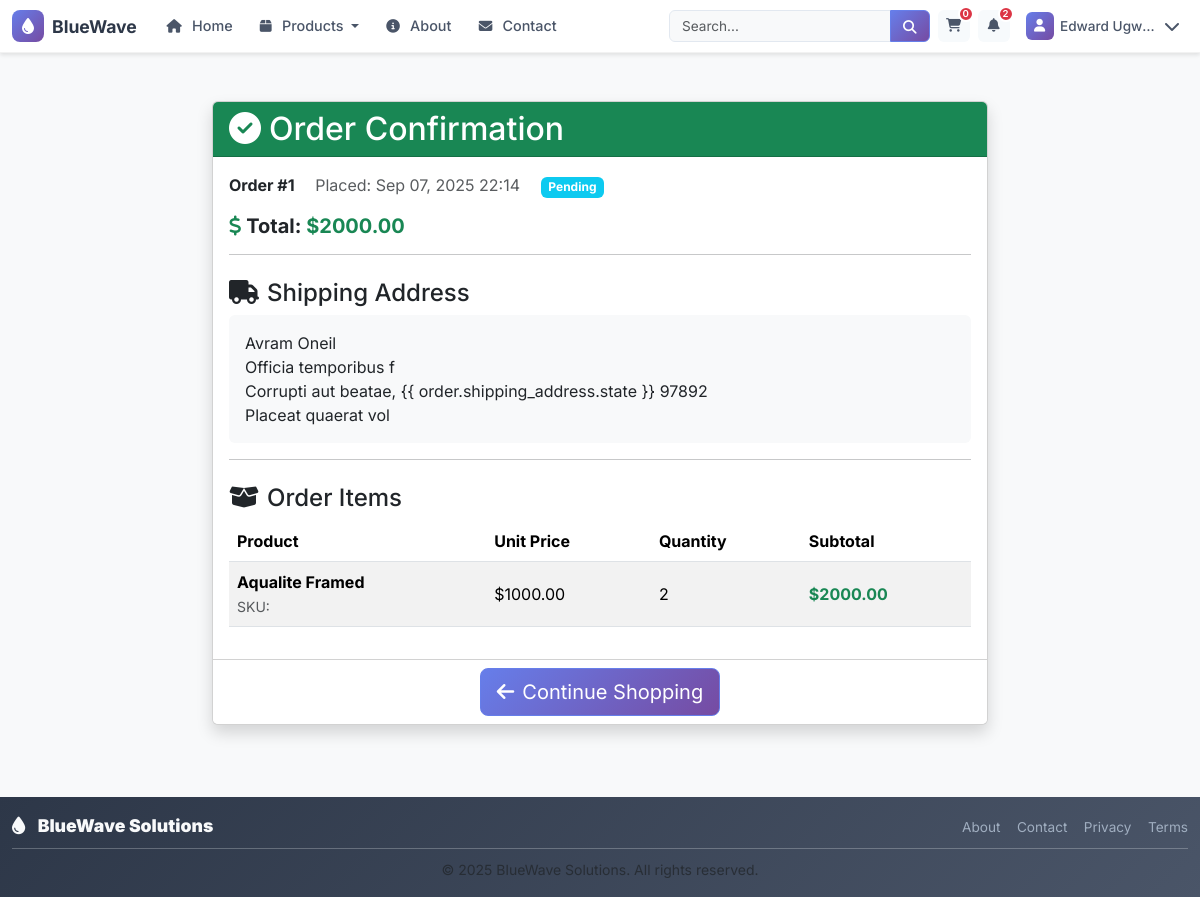
Page /orders/1/ (signed in) on the committed database.
### accounts/models.py (models this page shows, shortened)
class CustomUser(AbstractUser):
    email = models.EmailField(
        verbose_name="email address",
        unique=True,
        help_text="Required. Enter a valid email address."
    )
    groups = models.ManyToManyField(
        Group,
        verbose_name="groups",
        blank=True,
        help_text="The groups this user belongs to.",
        related_name="customuser_set",
        related_query_name="customuser",
    )
    user_permissions = models.ManyToManyField(
        Permission,
        verbose_name="user permissions",
        blank=True,
        help_text="Specific permissions for this user.",
        related_name="customuser_permissions_set",
        related_query_name="customuser_permission",
    )
    USERNAME_FIELD = 'email'
    REQUIRED_FIELDS = ['username']  # Required when creating superuser via createsuperuser
    class Meta:
        verbose_name = "User"
        verbose_name_plural = "Users"

### orders/models.py (models this page shows, shortened)
class Order(models.Model):
    STATUS_CHOICES = [
        ("pending", "Pending"),
        ("paid", "Paid"),
        ("shipped", "Shipped"),
        ("completed", "Completed"),
        ("cancelled", "Cancelled"),
        ("refunded", "Refunded"),
    ]
    user = models.ForeignKey(settings.AUTH_USER_MODEL, on_delete=models.CASCADE, related_name="orders")
    created_at = models.DateTimeField(auto_now_add=True)
    status = models.CharField(max_length=20, choices=STATUS_CHOICES, default="pending")
    total_amount = models.DecimalField(max_digits=12, decimal_places=2, default=0)
    shipping_address = models.JSONField(blank=True, null=True)
    billing_address = models.JSONField(blank=True, null=True)
    metadata = models.JSONField(blank=True, null=True)
    class Meta:
        ordering = ("-created_at",)

class OrderItem(models.Model):
    order = models.ForeignKey(Order, on_delete=models.CASCADE, related_name="items")
    product = models.ForeignKey(Product, on_delete=models.PROTECT)
    quantity = models.PositiveIntegerField(default=1)
    unit_price = models.DecimalField(max_digits=12, decimal_places=2)
    line_total = models.DecimalField(max_digits=12, decimal_places=2)

### products/models.py (models this page shows, shortened)
class Product(models.Model):
    PRODUCT_TYPES = [
        ('desalination_unit', 'Desalination Unit'),
        ('accessory', 'Accessory'),
        ('replacement_part', 'Replacement Part'),
    ]
    name = models.CharField(max_length=200)
    description = models.TextField()
    product_category = models.ForeignKey(ProductCategory, on_delete=models.CASCADE, related_name='products')
    price = models.DecimalField(max_digits=10, decimal_places=2)
    product_type = models.CharField(max_length=20, choices=PRODUCT_TYPES, default='desalination_unit')
    capacity_gallons_per_day = models.IntegerField(null=True, blank=True, help_text="Water production capacity per day")
    power_consumption_watts = models.IntegerField(null=True, blank=True, help_text="Power consumption in watts")
    dimensions = models.CharField(max_length=100, blank=True, help_text="L x W x H in inches")
    weight_pounds = models.DecimalField(max_digits=6, decimal_places=2, null=True, blank=True)
    co2_savings_per_year = models.DecimalField(max_digits=8, decimal_places=2, null=True, blank=True, help_text="CO2 savings in kg per year")
    energy_source = models.CharField(max_length=50, default="Solar", help_text="Primary energy source")
    stock_quantity = models.IntegerField(default=0)
    is_active = models.BooleanField(default=True)
    is_featured = models.BooleanField(default=False)
    image = models.ImageField(upload_to='products/', null=True, blank=True)
    created_at = models.DateTimeField(auto_now_add=True)
    updated_at = models.DateTimeField(auto_now=True)
    class Meta:
        ordering = ['-created_at']

### orders/views.py (the view)
# urls.py: path('<int:order_id>/', views.order_detail, name='order_detail'),
@login_required
def order_detail(request, order_id):
    order = get_object_or_404(Order, id=order_id, user=request.user)
    context = {
        'order': order,
        'page_title': f'Order #{order.id}'
    }
    return render(request, 'orders/order_detail.html', context)

### templates/orders/order_detail.html (shortened to what this page needs)
{% extends "base.html" %}
{% block content %}
<div class="container py-5">
  <div class="row justify-content-center">
    <div class="col-lg-8">
      <div class="card shadow mb-4">
        <div class="card-header bg-success text-white">
          <h2 class="mb-0">
            <i class="fas fa-check-circle me-2"></i>Order Confirmation
          </h2>
        </div>
        <div class="card-body">
          <div class="mb-3">
            <span class="fw-bold">Order #{{ order.id }}</span>
            <span class="ms-3 text-muted"
              >Placed: {{ order.created_at|date:"M d, Y H:i" }}</span
            >
            <span class="badge bg-info ms-3"
              >{{ order.get_status_display }}</span
            >
          </div>
          <div class="mb-3">
            <h5 class="fw-bold">
              <i class="fas fa-dollar-sign text-success"></i>
              Total:
              <span class="text-success"
                >${{ order.total_amount|floatformat:2 }}</span
              >
            </h5>
          </div>
          <hr />
          <h4 class="mt-4 mb-2">
            <i class="fas fa-truck me-2"></i>Shipping Address
          </h4>
          <div class="bg-light rounded p-3 mb-3">
            <div>{{ order.shipping_address.name }}</div>
            <div>{{ order.shipping_address.address }}</div>
            <div>
              {{ order.shipping_address.city }}, {{ order.shipping_address.state
              }} {{ order.shipping_address.zip }}
            </div>
            <div>{{ order.shipping_address.country }}</div>
          </div>
          <hr />
          <h4 class="mt-4 mb-2">
            <i class="fas fa-box-open me-2"></i>Order Items
          </h4>
          <table class="table table-striped align-middle">
            <thead>
              <tr>
                <th>Product</th>
                <th>Unit Price</th>
                <th>Quantity</th>
                <th>Subtotal</th>
              </tr>
            </thead>
            <tbody>
              {% for item in order.items.all %}
              <tr>
                <td>
                  <strong>{{ item.product.name }}</strong>
                  <br />
                  <small class="text-muted">SKU: {{ item.product.sku }}</small>
                </td>
                <td>${{ item.unit_price|floatformat:2 }}</td>
                <td>{{ item.quantity }}</td>
                <td>
                  <span class="fw-bold text-success"
                    >${{ item.line_total|floatformat:2 }}</span
                  >
                </td>
              </tr>
              {% endfor %}
            </tbody>
          </table>
        </div>
        <div class="card-footer text-center bg-white">
          <a
            href="{% url 'products:product_list' %}"
            class="btn btn-primary btn-lg"
          >
            <i class="fas fa-arrow-left me-2"></i>Continue Shopping
          </a>
        </div>
      </div>
    </div>
  </div>
</div>
{% endblock %}

### templates/base.html (shortened to what this page needs)
{% load static %}
<!DOCTYPE html>
<html lang="en">
  <head>
    <link
      href="https://cdn.jsdelivr.net/npm/bootstrap@5.3.2/dist/css/bootstrap.min.css"
      rel="stylesheet"
    />
    <link
      rel="stylesheet"
      href="https://cdnjs.cloudflare.com/ajax/libs/font-awesome/6.4.0/css/all.min.css"
    />
    <link rel="stylesheet" href="{% static 'css/auth.css' %}" />
  </head>
  <body class="d-flex flex-column min-vh-100">
    <nav
      class="navbar navbar-expand-lg navbar-light bg-white shadow-sm sticky-top"
    >
      <div class="container">
        <a class="navbar-brand" href="{% url 'core:landing_page' %}">
          <div class="brand-container">
            <div class="brand-icon">
              <i class="fas fa-tint"></i>
            </div>
            <div class="brand-text">
              <span class="brand-name">BlueWave</span>
            </div>
          </div>
        </a>
        <div class="collapse navbar-collapse" id="navbarNav">
          <ul class="navbar-nav me-auto">
            <li class="nav-item">
              <a class="nav-link" href="{% url 'core:landing_page' %}">
                <i class="fas fa-home"></i>
                <span class="nav-text">Home</span>
              </a>
            </li>
            <li class="nav-item dropdown">
              <a
                class="nav-link dropdown-toggle"
                href="#"
                id="productsDropdown"
                role="button"
                data-bs-toggle="dropdown"
                aria-expanded="false"
              >
                <i class="fas fa-box"></i>
                <span class="nav-text">Products</span>
              </a>
            </li>
            <li class="nav-item">
              <a class="nav-link" href="{% url 'core:about' %}">
                <i class="fas fa-info-circle"></i>
                <span class="nav-text">About</span>
              </a>
            </li>
            <li class="nav-item">
              <a class="nav-link" href="{% url 'core:contact' %}">
                <i class="fas fa-envelope"></i>
                <span class="nav-text">Contact</span>
              </a>
            </li>
          </ul>
          <div class="search-container me-2">
            <form
              class="search-form"
              method="get"
              action="{% url 'products:product_list' %}"
            >
              <div class="input-group">
                <input
                  type="search"
                  name="search"
                  class="form-control search-input"
                  placeholder="Search..."
                  value="{{ request.GET.search|default:'' }}"
                />
                <button class="btn search-btn" type="submit">
                  <i class="fas fa-search"></i>
                </button>
              </div>
            </form>
          </div>
          <div class="user-actions d-flex align-items-center">
            {% if user.is_authenticated %}
            <a
              href="{% url 'cart:cart_detail' %}"
              class="nav-icon-link me-2"
              title="Shopping Cart"
            >
              <i class="fas fa-shopping-cart"></i>
              <span class="icon-badge" id="cart-count">0</span>
            </a>
            <div class="dropdown me-2">
              <a
                href="#"
                class="nav-icon-link"
                data-bs-toggle="dropdown"
                title="Notifications"
                aria-expanded="false"
              >
                <i class="fas fa-bell"></i>
                <span class="icon-badge">2</span>
              </a>
            </div>
            <div class="dropdown">
              <a
                href="#"
                class="user-dropdown-toggle"
                data-bs-toggle="dropdown"
                title="Account Menu"
                aria-expanded="false"
              >
                <div class="user-avatar">
                  <i class="fas fa-user"></i>
                </div>
                <span class="user-name d-none d-lg-inline"
                  >{{ user.get_full_name|default:user.username }}</span
                >
                <i class="fas fa-chevron-down ms-1 d-none d-lg-inline"></i>
              </a>
            </div>
            {% endif %}
          </div>
        </div>
      </div>
    </nav>
    <main class="flex-fill">
       {% block content %}{% endblock %}
    </main>
    <footer class="footer py-3 bg-dark text-light mt-auto">
      <div class="container">
        <div class="row align-items-center">
          <div class="col-md-6">
            <div class="footer-brand">
              <i class="fas fa-tint me-2"></i>
              <strong>BlueWave Solutions</strong>
            </div>
          </div>
          <div class="col-md-6 text-md-end">
            <div class="footer-links">
              <a href="{% url 'core:about' %}" class="footer-link">About</a>
              <a href="{% url 'core:contact' %}" class="footer-link">Contact</a>
              <a href="#" class="footer-link">Privacy</a>
              <a href="#" class="footer-link">Terms</a>
            </div>
          </div>
        </div>
        <hr class="my-2 opacity-25" />
        <div class="row">
          <div class="col-12 text-center">
            <small class="text-muted">
              &copy; 2025 BlueWave Solutions. All rights reserved.
            </small>
          </div>
        </div>
      </div>
    </footer>
  </body>
</html>

### static/css/auth.css (style rules this page uses)
a { transition: color 0.2s ease; }

### rows in the picture
CustomUser: get_full_name "Edward Ugw…"
Order: id "1", created_at "Sep 07, 2025 22:14", status "Pending", total_amount "2000.00", shipping_address.name "Avram Oneil", shipping_address.address "Officia temporibus f", shipping_address.city "Corrupti aut beatae", shipping_address.zip "97892", shipping_address.country "Placeat quaerat vol"
OrderItem: product.name "Aqualite Framed", unit_price "1000.00", quantity "2", line_total "2000.00"
